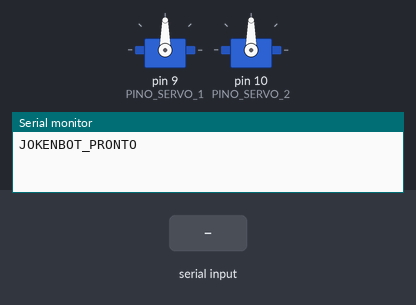
Recording of a sketch running on a simulated Arduino Uno, built with avr-gcc and run on an emulated ATmega328P. On the bench: 2 × servo, the last lines printed to the serial monitor. Inputs (shaded band) come from the test bench.

Above: at 2.2 s.
2.3 s: "PEDRA\n" received over Serial
At 3.7 s:
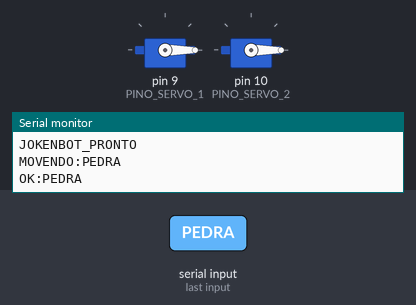
4.1 s: "TESOURA\n" received over Serial
At 5.3 s:
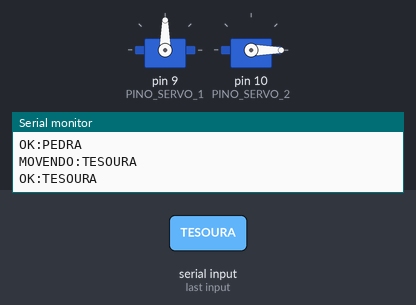
5.9 s: "PAPEL\n" received over Serial
At 6.7 s:
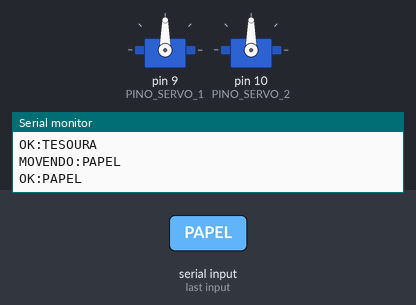
7.7 s: "FECHAR\n" received over Serial
At 9.3 s:
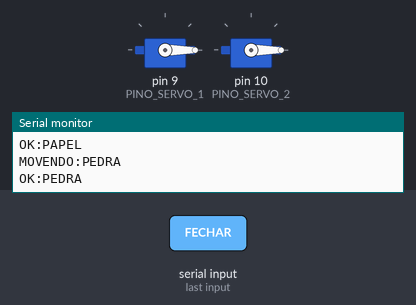
Timing chart, 0 to 10.5 s (numbered marks = the images above; inputs shaded):
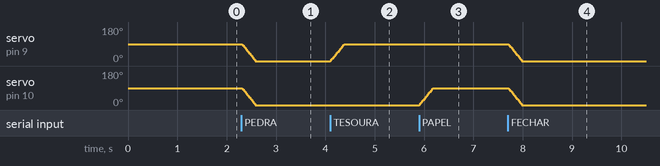

Measured:
- after the input at 2.3 s, servo on pin 9 (PINO_SERVO_1), servo on pin 10 (PINO_SERVO_2): moves from 90° to 0° over 0.28 s, starting at once
- after the input at 4.1 s, servo on pin 9 (PINO_SERVO_1): moves from 0° to 90° over 0.28 s, starting at once
- after the input at 5.9 s, servo on pin 10 (PINO_SERVO_2): moves from 0° to 90° over 0.28 s, starting at once
- after the input at 7.7 s, servo on pin 9 (PINO_SERVO_1), servo on pin 10 (PINO_SERVO_2): moves from 90° to 0° over 0.28 s, starting at once

The sketch:

ARDUINO-JOKENBOT.ino
```cpp
#include <Servo.h>

// ==========================================
// JOKENBOT - ARDUINO UNO
// Controle de dois servomotores via USB
// ==========================================

Servo servo1;
Servo servo2;

// PINOS
const int PINO_SERVO_1 = 9;
const int PINO_SERVO_2 = 10;

// ==========================================
// CALIBRACAO DOS SERVOS
// Ajuste conforme a sua mao robotica.
// Teste inicialmente sem os fios dos dedos.
// ==========================================

// Servo 1: indicador e medio
const int S1_ABERTO = 90;
const int S1_FECHADO = 0;

// Servo 2: polegar, anelar e mindinho
const int S2_ABERTO = 90;
const int S2_FECHADO = 0;

// Posicoes atuais
int posicao1 = S1_ABERTO;
int posicao2 = S2_ABERTO;

// Intervalo entre passos de movimento
const int VELOCIDADE_MS = 3;

// ==========================================
// MOVIMENTACAO SUAVE
// ==========================================

void moverServos(int destino1, int destino2) {
  destino1 = constrain(destino1, 0, 180);
  destino2 = constrain(destino2, 0, 180);

  while (posicao1 != destino1 || posicao2 != destino2) {
    if (posicao1 < destino1) {
      posicao1++;
    } else if (posicao1 > destino1) {
      posicao1--;
    }

    if (posicao2 < destino2) {
      posicao2++;
    } else if (posicao2 > destino2) {
      posicao2--;
    }

    servo1.write(posicao1);
    servo2.write(posicao2);

    delay(VELOCIDADE_MS);
  }
}

// ==========================================
// JOGADAS
// ==========================================

void pedra() {
  Serial.println("MOVENDO:PEDRA");
  moverServos(S1_FECHADO, S2_FECHADO);
  Serial.println("OK:PEDRA");
}

void papel() {
  Serial.println("MOVENDO:PAPEL");
  moverServos(S1_ABERTO, S2_ABERTO);
  Serial.println("OK:PAPEL");
}

void tesoura() {
  Serial.println("MOVENDO:TESOURA");
  moverServos(S1_ABERTO, S2_FECHADO);
  Serial.println("OK:TESOURA");
}

// ==========================================
// INICIALIZACAO
// ==========================================

void setup() {
  Serial.begin(115200);
  Serial.setTimeout(50);

  servo1.attach(PINO_SERVO_1);
  servo2.attach(PINO_SERVO_2);

  // Comeca com a mao aberta
  servo1.write(posicao1);
  servo2.write(posicao2);

  delay(1000);

  Serial.println("JOKENBOT_PRONTO");
}

// ==========================================
// COMUNICACAO SERIAL
// ==========================================

void loop() {
  if (Serial.available() > 0) {
    String comando = Serial.readStringUntil('\n');

    comando.trim();
    comando.toUpperCase();

    if (comando == "PEDRA") {
      pedra();
    } else if (comando == "PAPEL") {
      papel();
    } else if (comando == "TESOURA") {
      tesoura();
    } else if (comando == "ABRIR") {
      papel();
    } else if (comando == "FECHAR") {
      pedra();
    } else if (comando == "PING") {
      Serial.println("PONG");
    } else {
      Serial.println("ERRO:COMANDO_INVALIDO");
    }
  }
}
```
